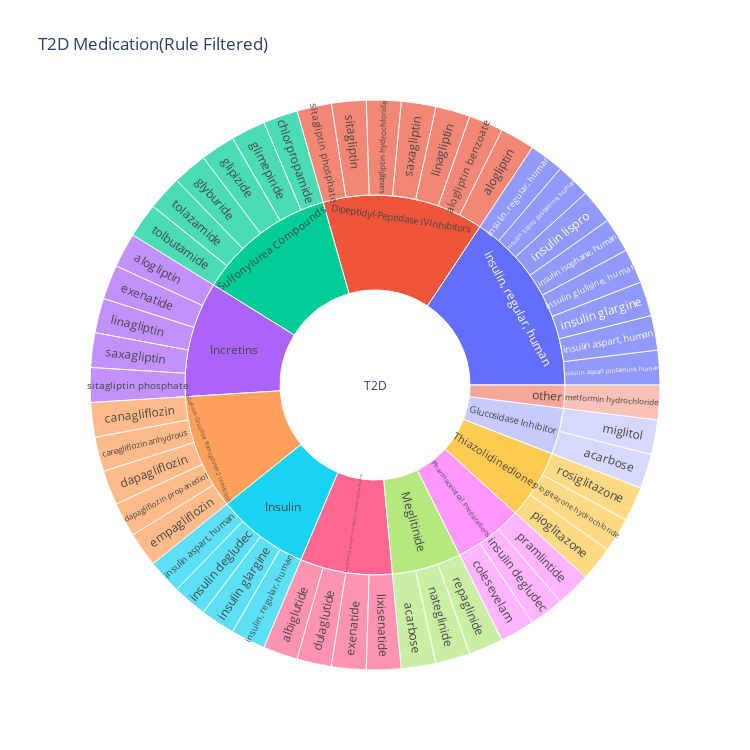

Source (notebook cell):
### Markdown cell above
## ALL

### Code cell
fig = px.sunburst(T2DData,
                  path=["Disease", "ClassStr", "MedicationStr",],
                  width=750, height=750,
                  title="T2D Medication(Rule Filtered)",
                  )
fig.write_html("T2D Medication(Rule Filtered).html")
fig.show()

### Figure 1 — Plotly figure (JSON) as saved in the notebook; plotly's stock layout.template omitted (floating-point values rounded to 4 significant figures)
{"data": [{"branchvalues": "total", "domain": {"x": [0, 1], "y": [0, 1]}, "hovertemplate": "labels=%{label}<br>count=%{value}<br>parent=%{parent}<br>id=%{id}<extra></extra>", "ids": ["T2D/Glucosidase Inhibitor/acarbose", "T2D/Meglitinide/acarbose", "T2D/Product containing glucagon-like peptide 1 receptor agonist (product)/albiglutide", "T2D/Dipeptidyl-Peptidase IV Inhibitors/alogliptin", "T2D/Incretins/alogliptin", "T2D/Dipeptidyl-Peptidase IV Inhibitors/alogliptin benzoate", "T2D/Sodium-Glucose Transporter 2 Inhibitors/canagliflozin", "T2D/Sodium-Glucose Transporter 2 Inhibitors/canagliflozin anhydrous", "T2D/Sulfonylurea Compounds/chlorpropamide", "T2D/Pharmaceutical Preparations/colesevelam", "T2D/Sodium-Glucose Transporter 2 Inhibitors/dapagliflozin", "T2D/Sodium-Glucose Transporter 2 Inhibitors/dapagliflozin propanediol", "T2D/Product containing glucagon-like peptide 1 receptor agonist (product)/dulaglutide", "T2D/Sodium-Glucose Transporter 2 Inhibitors/empagliflozin", "T2D/Incretins/exenatide", "T2D/Product containing glucagon-like peptide 1 receptor agonist (product)/exenatide", "T2D/Sulfonylurea Compounds/glimepiride", "T2D/Sulfonylurea Compounds/glipizide", "T2D/Sulfonylurea Compounds/glyburide", "T2D/insulin, regular, human/insulin aspart protamine, human", "T2D/Insulin/insulin aspart, human", "T2D/insulin, regular, human/insulin aspart, human", "T2D/Insulin/insulin degludec", "T2D/Pharmaceutical Preparations/insulin degludec", "T2D/Insulin/insulin glargine", "T2D/insulin, regular, human/insulin glargine", "T2D/insulin, regular, human/insulin glulisine, human", "T2D/insulin, regular, human/insulin isophane, human", "T2D/insulin, regular, human/insulin lispro", "T2D/insulin, regular, human/insulin lispro protamine, human", "T2D/Insulin/insulin, regular, human", "T2D/insulin, regular, human/insulin, regular, human", "T2D/Dipeptidyl-Peptidase IV Inhibitors/linagliptin", "T2D/Incretins/linagliptin", "T2D/Product containing glucagon-like peptide 1 receptor agonist (product)/lixisenatide", "T2D/other/metformin hydrochloride", "T2D/Glucosidase Inhibitor/miglitol", "T2D/Meglitinide/nateglinide", "T2D/Thiazolidinediones/pioglitazone", "T2D/Thiazolidinediones/pioglitazone hydrochloride", "T2D/Pharmaceutical Preparations/pramlintide", "T2D/Meglitinide/repaglinide", "T2D/Thiazolidinediones/rosiglitazone", "T2D/Dipeptidyl-Peptidase IV Inhibitors/saxagliptin", "T2D/Incretins/saxagliptin", "T2D/Dipeptidyl-Peptidase IV Inhibitors/saxagliptin hydrochloride", "T2D/Dipeptidyl-Peptidase IV Inhibitors/sitagliptin", "T2D/Dipeptidyl-Peptidase IV Inhibitors/sitagliptin phosphate", "T2D/Incretins/sitagliptin phosphate", "T2D/Sulfonylurea Compounds/tolazamide", "T2D/Sulfonylurea Compounds/tolbutamide", "T2D/Dipeptidyl-Peptidase IV Inhibitors", "T2D/Glucosidase Inhibitor", "T2D/Incretins", "T2D/Insulin", "T2D/Meglitinide", "T2D/Pharmaceutical Preparations", "T2D/Product containing glucagon-like peptide 1 receptor agonist (product)", "T2D/Sodium-Glucose Transporter 2 Inhibitors", "T2D/Sulfonylurea Compounds", "T2D/Thiazolidinediones", "T2D/insulin, regular, human", "T2D/other", "T2D"], "labels": ["acarbose", "acarbose", "albiglutide", "alogliptin", "alogliptin", "alogliptin benzoate", "canagliflozin", "canagliflozin anhydrous", "chlorpropamide", "colesevelam", "dapagliflozin", "dapagliflozin propanediol", "dulaglutide", "empagliflozin", "exenatide", "exenatide", "glimepiride", "glipizide", "glyburide", "insulin aspart protamine, human", "insulin aspart, human", "insulin aspart, human", "insulin degludec", "insulin degludec", "insulin glargine", "insulin glargine", "insulin glulisine, human", "insulin isophane, human", "insulin lispro", "insulin lispro protamine, human", "insulin, regular, human", "insulin, regular, human", "linagliptin", "linagliptin", "lixisenatide", "metformin hydrochloride", "miglitol", "nateglinide", "pioglitazone", "pioglitazone hydrochloride", "pramlintide", "repaglinide", "rosiglitazone", "saxagliptin", "saxagliptin", "saxagliptin hydrochloride", "sitagliptin", "sitagliptin phosphate", "sitagliptin phosphate", "tolazamide", "tolbutamide", "Dipeptidyl-Peptidase IV Inhibitors", "Glucosidase Inhibitor", "Incretins", "Insulin", "Meglitinide", "Pharmaceutical Preparations", "Product containing glucagon-like peptide 1 receptor agonist (product)", "Sodium-Glucose Transporter 2 Inhibitors", "Sulfonylurea Compounds", "Thiazolidinediones", "insulin, regular, human", "other", "T2D"], "name": "", "parents": ["T2D/Glucosidase Inhibitor", "T2D/Meglitinide", "T2D/Product containing glucagon-like peptide 1 receptor agonist (product)", "T2D/Dipeptidyl-Peptidase IV Inhibitors", "T2D/Incretins", "T2D/Dipeptidyl-Peptidase IV Inhibitors", "T2D/Sodium-Glucose Transporter 2 Inhibitors", "T2D/Sodium-Glucose Transporter 2 Inhibitors", "T2D/Sulfonylurea Compounds", "T2D/Pharmaceutical Preparations", "T2D/Sodium-Glucose Transporter 2 Inhibitors", "T2D/Sodium-Glucose Transporter 2 Inhibitors", "T2D/Product containing glucagon-like peptide 1 receptor agonist (product)", "T2D/Sodium-Glucose Transporter 2 Inhibitors", "T2D/Incretins", "T2D/Product containing glucagon-like peptide 1 receptor agonist (product)", "T2D/Sulfonylurea Compounds", "T2D/Sulfonylurea Compounds", "T2D/Sulfonylurea Compounds", "T2D/insulin, regular, human", "T2D/Insulin", "T2D/insulin, regular, human", "T2D/Insulin", "T2D/Pharmaceutical Preparations", "T2D/Insulin", "T2D/insulin, regular, human", "T2D/insulin, regular, human", "T2D/insulin, regular, human", "T2D/insulin, regular, human", "T2D/insulin, regular, human", "T2D/Insulin", "T2D/insulin, regular, human", "T2D/Dipeptidyl-Peptidase IV Inhibitors", "T2D/Incretins", "T2D/Product containing glucagon-like peptide 1 receptor agonist (product)", "T2D/other", "T2D/Glucosidase Inhibitor", "T2D/Meglitinide", "T2D/Thiazolidinediones", "T2D/Thiazolidinediones", "T2D/Pharmaceutical Preparations", "T2D/Meglitinide", "T2D/Thiazolidinediones", "T2D/Dipeptidyl-Peptidase IV Inhibitors", "T2D/Incretins", "T2D/Dipeptidyl-Peptidase IV Inhibitors", "T2D/Dipeptidyl-Peptidase IV Inhibitors", "T2D/Dipeptidyl-Peptidase IV Inhibitors", "T2D/Incretins", "T2D/Sulfonylurea Compounds", "T2D/Sulfonylurea Compounds", "T2D", "T2D", "T2D", "T2D", "T2D", "T2D", "T2D", "T2D", "T2D", "T2D", "T2D", "T2D", ""], "type": "sunburst", "values": [1, 1, 1, 1, 1, 1, 1, 1, 1, 1, 1, 1, 1, 1, 1, 1, 1, 1, 1, 1, 1, 1, 1, 1, 1, 1, 1, 1, 1, 1, 1, 1, 1, 1, 1, 1, 1, 1, 1, 1, 1, 1, 1, 1, 1, 1, 1, 1, 1, 1, 1, 7, 2, 5, 4, 3, 3, 4, 5, 6, 3, 8, 1, 51]}], "layout": {"height": 750, "legend": {"tracegroupgap": 0}, "title": {"text": "T2D Medication(Rule Filtered)"}, "width": 750}}
